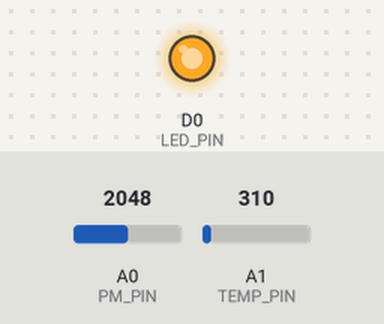
Bench run of a sketch on a simulated Particle Photon. Parts: output pins drawn as LEDs (lit = HIGH). The test bench sets the inputs (shaded band); at power-on: A0 (PM_PIN) = 2048, A1 (TEMP_PIN) = 310.

Above: at 0.1 s.
Timing chart, 0 to 1.6 s (numbered marks = the images above):
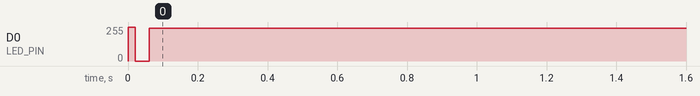

The sketch:

main.ino
```cpp
int LED_PIN = D0; // connect to LED (pin 4 on sensor)
int PM_PIN = A0; // connect to Vo (pin 2 on sensor)
int TEMP_PIN = A1; // connect to middle pin on temperature sensor

double pmVoltage;
double dustDensity;
double tempVoltage;
double temperature;

void setup() {
    pinMode(LED_PIN, OUTPUT);
    pinMode(PM_PIN, INPUT);
    pinMode(TEMP_PIN, INPUT);

    Spark.variable("pmVoltage", &pmVoltage, DOUBLE);
    Spark.variable("dustdensity", &dustDensity, DOUBLE);
    Spark.variable("temperature", &temperature, DOUBLE);
}

void loop() {
    digitalWrite(LED_PIN, LOW);         // start of pulse
    delayMicroseconds(280);             // time until sample is ready
    int raw = analogRead(PM_PIN);       // sample (raw is value from 0-4095, mapping from 0-3.3V)
    delayMicroseconds(40);              // time until end of pulse
    digitalWrite(LED_PIN, HIGH);        // end of pulse
    delayMicroseconds(9680);            // time between pulses

    pmVoltage = raw * 3.3 / 4095.0;     // 3.3V across 0-4095

    // Needs fixing
    // equation taken from http://www.dfrobot.com/wiki/index.php/Sharp_GP2Y1010AU
    dustDensity = 0.17 * pmVoltage - 0.1;

    tempVoltage = analogRead(TEMP_PIN) * 3.3 / 4095.0;
    temperature = 25 + (tempVoltage - .75) * 100; // 25C at 750mV, 10mV/C
}
```

Measured:
- by itself, D0 (LED_PIN): 0/255 → 247/255 at 0.00 s
